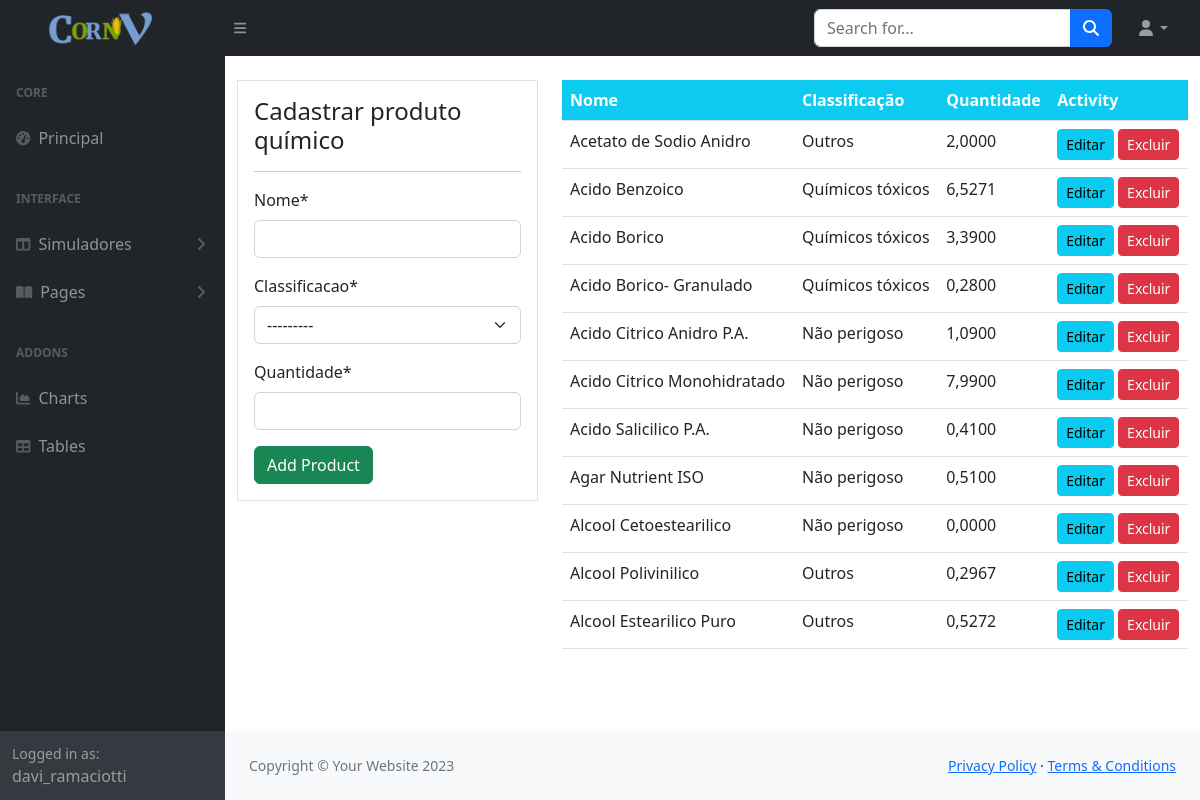
Page /produtos/ (signed in) on the committed database.
### estatisticas/models.py (models this page shows, shortened)
class Produto(models.Model):
    nome = models.CharField(max_length=200, null=True)
    classificacao = models.CharField(max_length=200, choices=CLASSIFICACAO , null=True)
    quantidade = models.DecimalField(max_digits=19, decimal_places=4, null=True)

### estatisticas/views.py (the view)
# urls.py: path('produtos/', views.produtos, name="estatisticas-produtos"),
@login_required(login_url='user-login', ) # está configurado nas settings > login_url.
def produtos(request):
    items = Produto.objects.all()
    workers = User.objects.all()
    retiradas = Retirada.objects.all()
    workers_count = workers.count()
    produtos_count = items.count()
    retiradas_count = retiradas.count()
    if request.method=="POST":
        form = ProdutoForm(request.POST)
        if form.is_valid():
            form.save()
            nome_produto = form.cleaned_data.get('nome')
            messages.success(request, f'O produto {nome_produto} foi registrado.')
            return redirect('estatisticas-produtos')
    else:
        form = ProdutoForm()
    context= {
        'items': items,
        'form' : form,
        'workers_count' : workers_count,
        'produtos_count' : produtos_count,
        'retiradas_count' :  retiradas_count,
    }
    return render(request, 'estatisticas/produtos.html', context)

### estatisticas/forms.py
class ProdutoForm(forms.ModelForm):
    class Meta:
        model = Produto
        fields = ['nome', 'classificacao', 'quantidade']

### templates/estatisticas/produtos.html (shortened to what this page needs)
{% extends 'partials/base.html' %}
{% load crispy_forms_tags %}
{% block content%}
<div class="container">
    <div class="row my-4">
        <div class="col-md-4">
            <div class="border bg-white p-3">
                <h4>Cadastrar produto químico</h4>
                <hr>
                <form method="POST" action="">
                    {{ form|crispy }}
                    <input class="btn btn-success btn-block" type="submit" value="Add Product">
                </form>
            </div>
        </div>
        <div class="col-md-8">
            <table class="table bg-white">
                <thead class="bg-info">
                    <tr class="text-white">
                        <th scope="col">Nome</th>
                        <th scope="col">Classificação</th>
                        <th scope="col">Quantidade</th>
                        <th scope="col">Activity</th>
                    </tr>
                </thead>
                <tbody>
                    {% for item in items %}
                    <tr>
                        <td>{{item.nome}}</td>
                        <td>{{item.classificacao}}</td>
                        <td>{{item.quantidade}}</td>
                        <td>
                            <a class="btn btn-info btn-sm" href="{% url 'estatisticas-produtos-update' item.id %}">Editar</a>
                            <a class="btn btn-danger btn-sm" href="{% url 'estatisticas-produtos-delete' item.id %}">Excluir</a>
                        </td>
                    </tr>
                    {% endfor %}
                </tbody>
            </table>
        </div>
    </div>
</div>
{% endblock %}

### templates/partials/sidebar.html (shortened to what this page needs)
{% load static%}
<div id="layoutSidenav_nav">
                <nav class="sb-sidenav accordion sb-sidenav-dark" id="sidenavAccordion">
                    <div class="sb-sidenav-menu">
                        <div class="nav">
                            <div class="sb-sidenav-menu-heading">Core</div>
                            <a class="nav-link" href="{% url 'estatisticas-index' %}">
                                <div class="sb-nav-link-icon"><i class="fas fa-tachometer-alt"></i></div>
                                Principal
                            </a>
                            <div class="sb-sidenav-menu-heading">Interface</div>
                            <a class="nav-link collapsed" href="#" data-bs-toggle="collapse" data-bs-target="#collapseLayouts" aria-expanded="false" aria-controls="collapseLayouts">
                                <div class="sb-nav-link-icon"><i class="fas fa-columns"></i></div>
                                Simuladores
                                <div class="sb-sidenav-collapse-arrow"><i class="fas fa-angle-down"></i></div>
                            </a>
                            <a class="nav-link collapsed" href="#" data-bs-toggle="collapse" data-bs-target="#collapsePages" aria-expanded="false" aria-controls="collapsePages">
                                <div class="sb-nav-link-icon"><i class="fas fa-book-open"></i></div>
                                Pages
                                <div class="sb-sidenav-collapse-arrow"><i class="fas fa-angle-down"></i></div>
                            </a>
                            <div class="sb-sidenav-menu-heading">Addons</div>
                            <a class="nav-link" href="charts.html">
                                <div class="sb-nav-link-icon"><i class="fas fa-chart-area"></i></div>
                                Charts
                            </a>
                            <a class="nav-link" href="tables.html">
                                <div class="sb-nav-link-icon"><i class="fas fa-table"></i></div>
                                Tables
                            </a>
                        </div>
                    </div>
                    <div class="sb-sidenav-footer">
                        <div class="small">Logged in as:</div>
                        {{ user.username }}
                    </div>
                </nav>
            </div>

### rows in the picture
Produto: nome "Acetato de Sodio Anidro", classificacao "Outros", quantidade "2,0000"
Produto: nome "Acido Benzoico", classificacao "Químicos tóxicos", quantidade "6,5271"
Produto: nome "Acido Borico", classificacao "Químicos tóxicos", quantidade "3,3900"
Produto: nome "Acido Borico- Granulado", classificacao "Químicos tóxicos", quantidade "0,2800"
Produto: nome "Acido Citrico Anidro P.A.", classificacao "Não perigoso", quantidade "1,0900"
Produto: nome "Acido Citrico Monohidratado", classificacao "Não perigoso", quantidade "7,9900"
Produto: nome "Acido Salicilico P.A.", classificacao "Não perigoso", quantidade "0,4100"
Produto: nome "Agar Nutrient ISO", classificacao "Não perigoso", quantidade "0,5100"
Produto: nome "Alcool Cetoestearilico", classificacao "Não perigoso", quantidade "0,0000"
Produto: nome "Alcool Polivinilico", classificacao "Outros", quantidade "0,2967"
Produto: nome "Alcool Estearilico Puro", classificacao "Outros", quantidade "0,5272"

### other values in the picture
{{ user.username }} "davi_ramaciotti"
